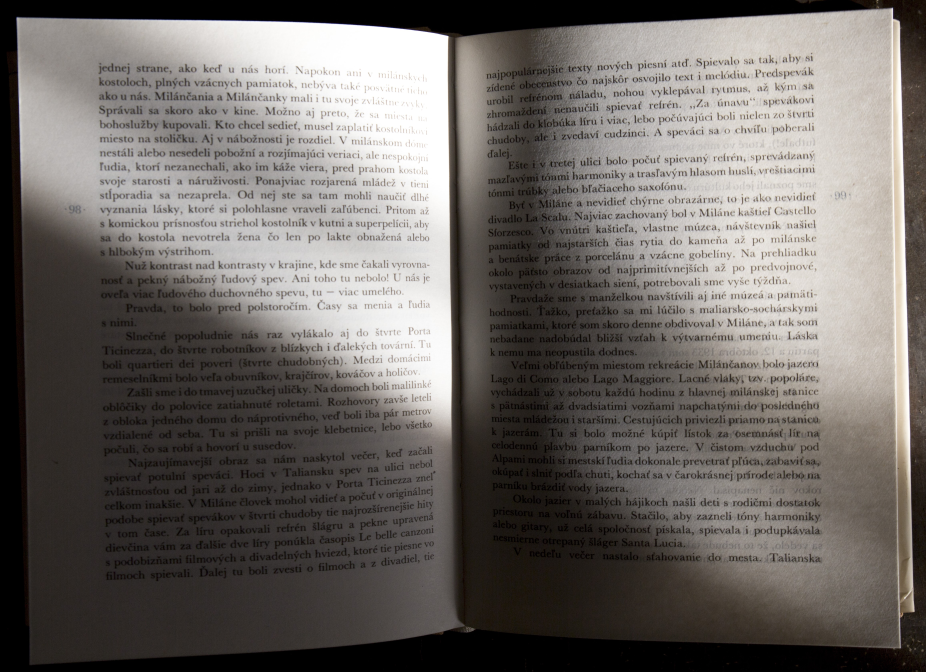
#> input picture opened-book-gray.jpg, 4630 x 3358 px, found by its file name (shown at 1/5 size)
$ python lw1.py
#> lines starting #> are read from the running program, lines starting #| are printed output that depends on the picture; after the words box and inside, x2 and y2 are one past the last pixel; in counts of white or black regions, pixels touching at a corner belong together
#> in main, image is the input picture: shape (3358, 4630, 3); mean B, G, R 101.2, 104.9, 109.6
import cv2
import numpy as np


def cv2_threshold(
    source_image: np.array,
    max_val: int,
    block_size: int,
    C: int,
) -> np.array:
    """Native OpenCV adaptiveThreshold

    Args:
        source_image: Source grayscaled image.
        max_val: Non-zero value assigned to the pixels for which the condition is satisfied.
        block_size: Size of a pixel neighborhood that is used to calculate a threshold value for the pixel.
        C: Constant subtracted from the mean.

    Returns:
        np.array: thresholded image
    """
#> called with max_val = 255, block_size = 51, C = 15
    thr = cv2.adaptiveThreshold(
        source_image,
        max_val,
        cv2.ADAPTIVE_THRESH_MEAN_C,
        cv2.THRESH_BINARY,
        block_size,
        C,
    )
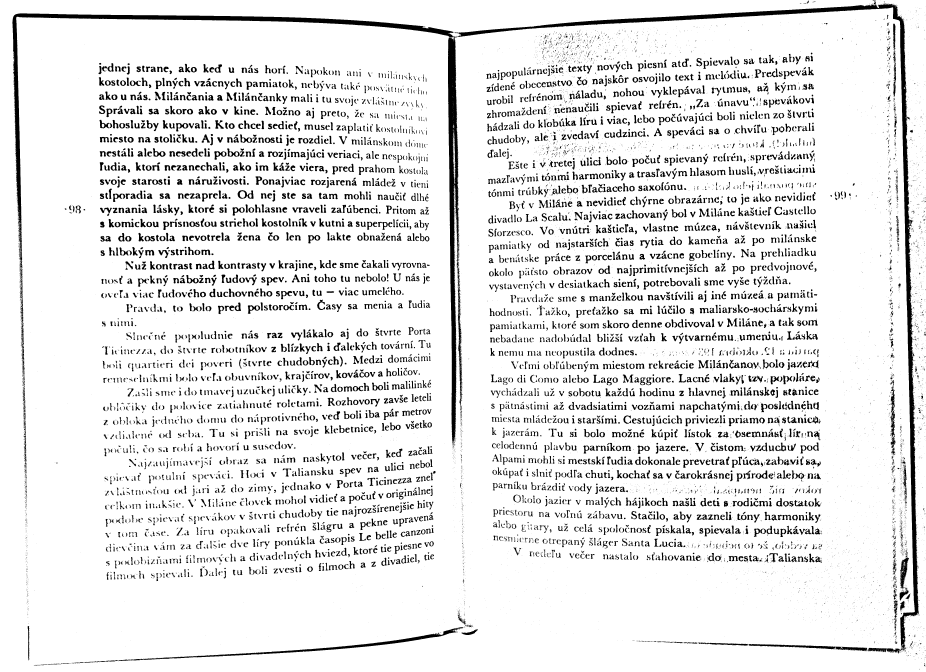
#> thr: shape (3358, 4630) (shown at 1/5 size); 90.3% white; 16014 black regions (10343 under 20 px), largest, box (x1, y1, x2, y2) and area: (62, 67, 2300, 2228) 131461, (2271, 17, 4597, 3254) 109993, (466, 3135, 2316, 3312) 17198
    return thr


def adaptive_threshold_python(
    source_image: np.array,
    max_val: int,
    block_size: int,
    C: int,
) -> np.array:

    """ Adaptive threshold implementation using Pythong + Numpy.
    Uses ADAPTIVE_THRESH_MEAN_C strategy:
        The threshold value T(x, y) is a means of
            [xi: xi+block_size, yi: yi+block_size] minus C

    By default using something like cv2.THRESHOLD_BINARY strategy.

    Args:
        source_image: Source grayscaled image.
        max_val: Non-zero value assigned to the pixels for which the condition is satisfied.
        block_size: Size of a pixel neighborhood that is used to calculate a threshold value for the pixel.
        C: Constant subtracted from the mean.

    Returns:
        np.array: thresholded image
    """
#> called with max_val = 255, block_size = 51, C = 15

    assert len(source_image.shape) == 2, "Image is not gray_scaled"

    n_rows, n_cols = source_image.shape
#> n_rows = 3358; n_cols = 4630
    res_image = np.zeros_like(source_image)
    for i in range(0, n_rows, block_size):
        for j in range(0, n_cols, block_size):
            # print(f"Taking block : [{i}:{i+block_size}, {j}:{j+block_size}]")
            block = source_image[i:i+block_size, j:j+block_size]
            local_mean = block.mean()
            threshold = local_mean - C
            res_image[i :i+block_size, j: j+block_size] = (
                block > threshold
                ) * max_val
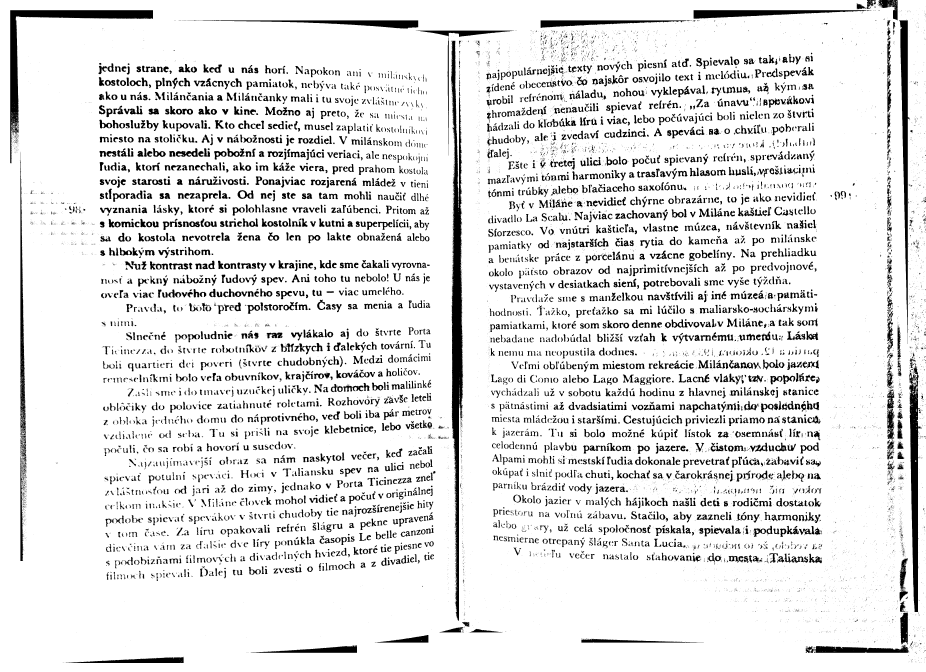
#> res_image: shape (3358, 4630) (shown at 1/5 size); 89.2% white; 17362 black regions (12026 under 20 px), largest, box (x1, y1, x2, y2) and area: (2255, 204, 2316, 3104) 86057, (51, 51, 765, 816) 49060, (4546, 1863, 4609, 3060) 36717

    return res_image


def main() -> None:

    # reading image
    image = cv2.imread("images/opened-book-gray.jpg")
    image = cv2.cvtColor(image, cv2.COLOR_BGR2GRAY)

    # parameters for adaptive threshold
    max_val = 255
    block_size = 51
    C = 15

    # CV2 adaptive threshold

    threshold_cv2 = cv2_threshold(
        source_image=image,
        max_val=max_val,
        block_size=block_size,
        C=C,
    )

    threshold_p1 = adaptive_threshold_python(
        source_image=image,
        max_val=max_val,
        block_size=block_size,
        C=C,
    )

    # For compfort fitting inside window screen
    WINDOW_SIZE = (720, 720)
    resized_image = cv2.resize(image, WINDOW_SIZE)
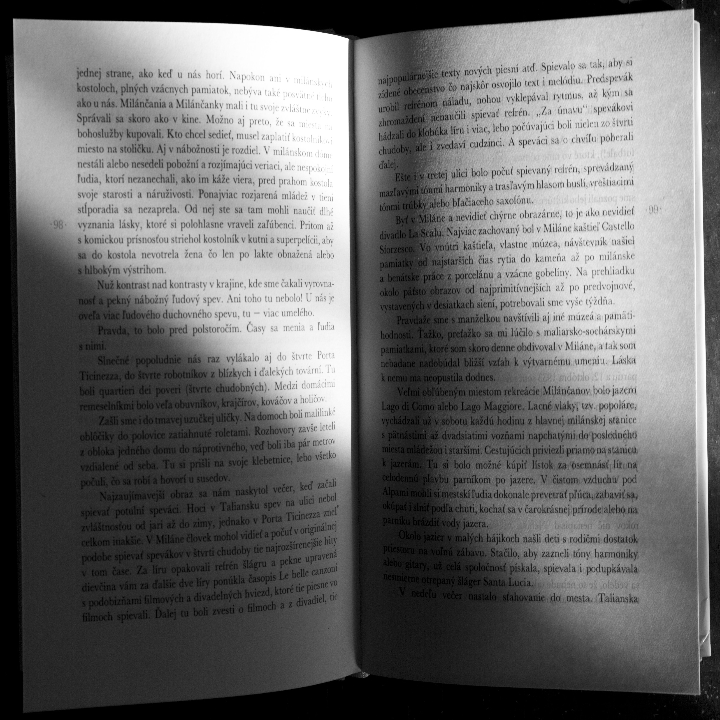
#> resized_image: shape (720, 720); min 0, max 255, mean 105.7
    resized_thr_cv2 = cv2.resize(threshold_cv2, WINDOW_SIZE)
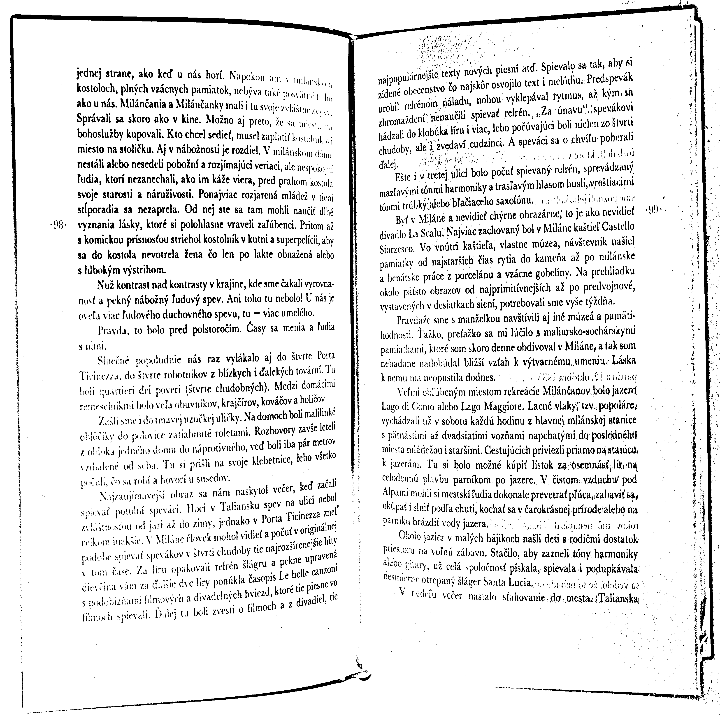
#> resized_thr_cv2: shape (720, 720); min 0, max 255, mean 230.2
    resized_thr_p1 = cv2.resize(threshold_p1, WINDOW_SIZE)
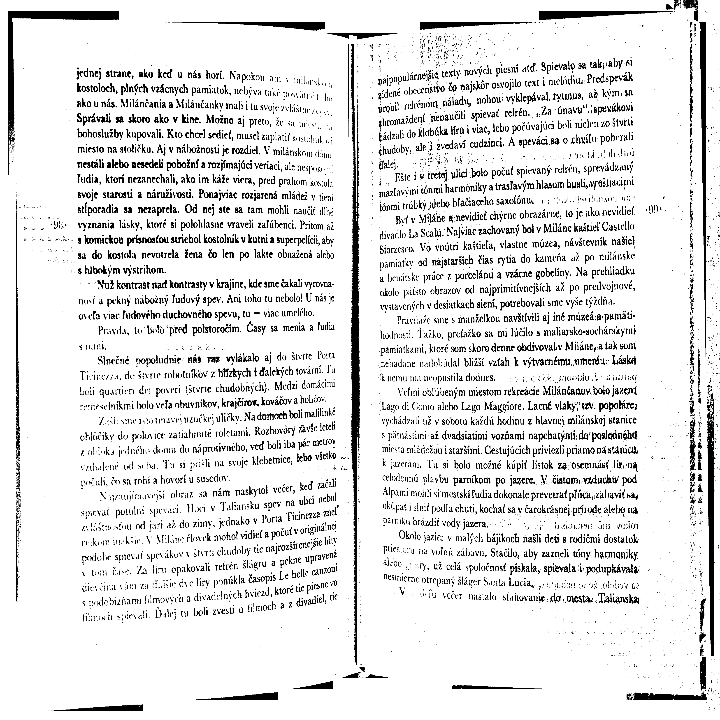
#> resized_thr_p1: shape (720, 720); min 0, max 255, mean 227.4


    # Showing source image
    cv2.putText(
        resized_image,
        "INITIAL Image",
        (20, 50),
        cv2.FONT_HERSHEY_SIMPLEX,
        1,
        (0, 0, 255),
        2,
        cv2.LINE_AA
    )
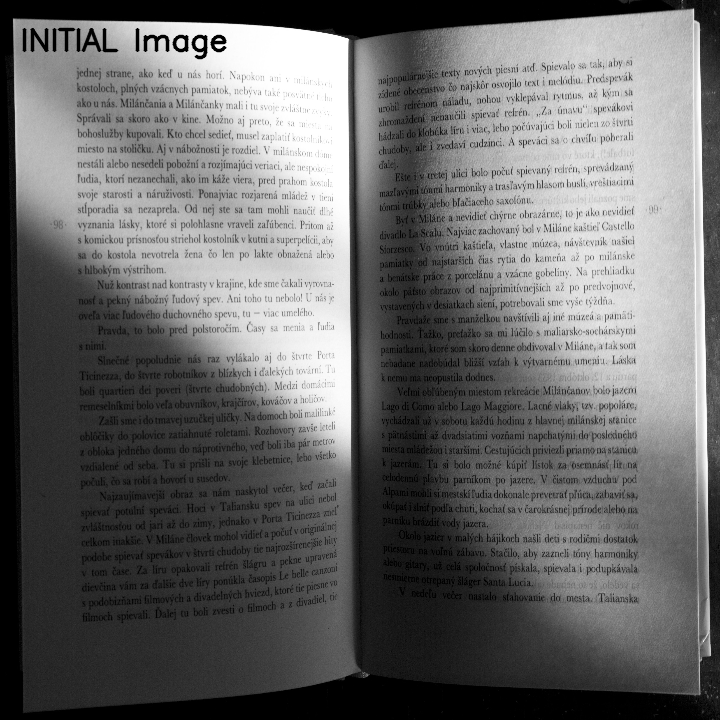
#> resized_image: shape (720, 720); 0.48% of pixels changed, all inside (x1, y1, x2, y2) = (22, 27, 227, 60)
    cv2.imshow("Adaptive Thresholding Comparison", resized_image)

    while True:
    # If '1' is pressed, switch to OpenCV thresholded image
        key = cv2.waitKey(0)
#> (key q is pressed here)

        if key == ord("1"):
            cv2.putText(
                resized_image,
                "INITIAL Image",
                (20, 50),
                cv2.FONT_HERSHEY_SIMPLEX,
                1,
                (0, 0, 255),
                2,
                cv2.LINE_AA
            )
            cv2.imshow("Adaptive Thresholding Comparison", resized_image)

        elif key  == ord('2'):
            cv2.putText(
                resized_thr_cv2,
                "OPENCV",
                (10, 30),
                cv2.FONT_HERSHEY_SIMPLEX,
                1,
                (0, 0, 255),
                2,
                cv2.LINE_AA
            )
            cv2.imshow("Adaptive Thresholding Comparison", resized_thr_cv2)

        # If '3' is pressed, switch to custom thresholded image
        elif key == ord('3'):

            cv2.putText(
                resized_thr_p1,
                "PYTHON+NUMPY",
                (10, 30),
                cv2.FONT_HERSHEY_SIMPLEX,
                1,
                (0, 0, 255),
                2,
                cv2.LINE_AA
            )
            cv2.imshow("Adaptive Thresholding Comparison", resized_thr_p1)

        # If 'q' is pressed, exit the loop
        elif key == ord('q'):
            break

    cv2.destroyAllWindows()


if __name__ == "__main__":
    main()
